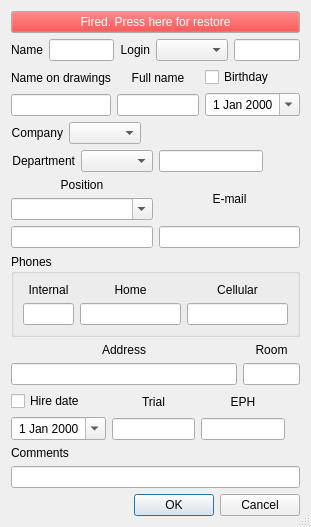
<?xml version="1.0" encoding="UTF-8"?>
<ui version="4.0">
 <class>UserPropDlg</class>
 <widget class="QDialog" name="UserPropDlg">
  <property name="geometry">
   <rect>
    <x>0</x>
    <y>0</y>
    <width>311</width>
    <height>517</height>
   </rect>
  </property>
  <property name="windowTitle">
   <string>User properties</string>
  </property>
  <property name="locale">
   <locale language="English" country="UnitedStates"/>
  </property>
  <property name="sizeGripEnabled">
   <bool>true</bool>
  </property>
  <layout class="QVBoxLayout" name="verticalLayout_12">
   <item>
    <widget class="QPushButton" name="pbFired">
     <property name="palette">
      <palette>
       <active>
        <colorrole role="Button">
         <brush brushstyle="SolidPattern">
          <color alpha="255">
           <red>255</red>
           <green>0</green>
           <blue>0</blue>
          </color>
         </brush>
        </colorrole>
        <colorrole role="ButtonText">
         <brush brushstyle="SolidPattern">
          <color alpha="255">
           <red>255</red>
           <green>255</green>
           <blue>255</blue>
          </color>
         </brush>
        </colorrole>
       </active>
       <inactive>
        <colorrole role="Button">
         <brush brushstyle="SolidPattern">
          <color alpha="255">
           <red>255</red>
           <green>0</green>
           <blue>0</blue>
          </color>
         </brush>
        </colorrole>
        <colorrole role="ButtonText">
         <brush brushstyle="SolidPattern">
          <color alpha="255">
           <red>255</red>
           <green>255</green>
           <blue>255</blue>
          </color>
         </brush>
        </colorrole>
       </inactive>
       <disabled>
        <colorrole role="Button">
         <brush brushstyle="SolidPattern">
          <color alpha="255">
           <red>255</red>
           <green>0</green>
           <blue>0</blue>
          </color>
         </brush>
        </colorrole>
        <colorrole role="ButtonText">
         <brush brushstyle="SolidPattern">
          <color alpha="255">
           <red>255</red>
           <green>255</green>
           <blue>255</blue>
          </color>
         </brush>
        </colorrole>
       </disabled>
      </palette>
     </property>
     <property name="text">
      <string>Fired. Press here for restore</string>
     </property>
    </widget>
   </item>
   <item>
    <layout class="QHBoxLayout" name="horizontalLayout_8">
     <item>
      <widget class="QLabel" name="label">
       <property name="text">
        <string>Name</string>
       </property>
       <property name="alignment">
        <set>Qt::AlignRight|Qt::AlignTrailing|Qt::AlignVCenter</set>
       </property>
      </widget>
     </item>
     <item>
      <widget class="QLineEdit" name="leName"/>
     </item>
     <item>
      <widget class="QLabel" name="label_2">
       <property name="text">
        <string>Login</string>
       </property>
       <property name="alignment">
        <set>Qt::AlignRight|Qt::AlignTrailing|Qt::AlignVCenter</set>
       </property>
      </widget>
     </item>
     <item>
      <widget class="QComboBox" name="cbLogin"/>
     </item>
     <item>
      <widget class="QLineEdit" name="leLogin">
       <property name="alignment">
        <set>Qt::AlignCenter</set>
       </property>
       <property name="readOnly">
        <bool>true</bool>
       </property>
      </widget>
     </item>
    </layout>
   </item>
   <item>
    <layout class="QHBoxLayout" name="horizontalLayout_2" stretch="4,6,3">
     <item>
      <widget class="QWidget" name="wdPlotname" native="true">
       <layout class="QVBoxLayout" name="verticalLayout_15">
        <property name="leftMargin">
         <number>0</number>
        </property>
        <property name="topMargin">
         <number>0</number>
        </property>
        <property name="rightMargin">
         <number>0</number>
        </property>
        <property name="bottomMargin">
         <number>0</number>
        </property>
        <item>
         <widget class="QLabel" name="label_3">
          <property name="text">
           <string>Name on drawings</string>
          </property>
          <property name="alignment">
           <set>Qt::AlignCenter</set>
          </property>
         </widget>
        </item>
        <item>
         <widget class="QLineEdit" name="lePlotName"/>
        </item>
       </layout>
      </widget>
     </item>
     <item>
      <layout class="QVBoxLayout" name="verticalLayout_2">
       <item>
        <widget class="QLabel" name="label_4">
         <property name="text">
          <string>Full name</string>
         </property>
         <property name="alignment">
          <set>Qt::AlignCenter</set>
         </property>
        </widget>
       </item>
       <item>
        <widget class="QLineEdit" name="leFullName"/>
       </item>
      </layout>
     </item>
     <item>
      <layout class="QVBoxLayout" name="verticalLayout_10">
       <item>
        <widget class="QRoCheckBox" name="cbBirthDay">
         <property name="text">
          <string>Birthday</string>
         </property>
        </widget>
       </item>
       <item>
        <widget class="QDateEdit" name="deBirthday">
         <property name="alignment">
          <set>Qt::AlignCenter</set>
         </property>
         <property name="calendarPopup">
          <bool>true</bool>
         </property>
        </widget>
       </item>
      </layout>
     </item>
    </layout>
   </item>
   <item>
    <widget class="QWidget" name="wdCompany" native="true">
     <layout class="QHBoxLayout" name="horizontalLayout_3">
      <property name="leftMargin">
       <number>0</number>
      </property>
      <property name="topMargin">
       <number>0</number>
      </property>
      <property name="rightMargin">
       <number>0</number>
      </property>
      <property name="bottomMargin">
       <number>0</number>
      </property>
      <item>
       <widget class="QLabel" name="label_5">
        <property name="text">
         <string>Company</string>
        </property>
        <property name="alignment">
         <set>Qt::AlignRight|Qt::AlignTrailing|Qt::AlignVCenter</set>
        </property>
       </widget>
      </item>
      <item>
       <widget class="QComboBox" name="cbCompany">
        <property name="sizeAdjustPolicy">
         <enum>QComboBox::AdjustToContents</enum>
        </property>
       </widget>
      </item>
      <item>
       <spacer name="horizontalSpacer">
        <property name="orientation">
         <enum>Qt::Horizontal</enum>
        </property>
        <property name="sizeHint" stdset="0">
         <size>
          <width>40</width>
          <height>20</height>
         </size>
        </property>
       </spacer>
      </item>
     </layout>
    </widget>
   </item>
   <item>
    <widget class="QWidget" name="wdDepartment" native="true">
     <layout class="QHBoxLayout" name="horizontalLayout_4">
      <property name="leftMargin">
       <number>0</number>
      </property>
      <property name="topMargin">
       <number>0</number>
      </property>
      <property name="rightMargin">
       <number>0</number>
      </property>
      <property name="bottomMargin">
       <number>0</number>
      </property>
      <item>
       <widget class="QLabel" name="label_6">
        <property name="text">
         <string>Department</string>
        </property>
        <property name="alignment">
         <set>Qt::AlignRight|Qt::AlignTrailing|Qt::AlignVCenter</set>
        </property>
       </widget>
      </item>
      <item>
       <widget class="QComboBox" name="cbDepartment">
        <property name="sizeAdjustPolicy">
         <enum>QComboBox::AdjustToContents</enum>
        </property>
       </widget>
      </item>
      <item>
       <widget class="QLineEdit" name="leDepartment">
        <property name="readOnly">
         <bool>true</bool>
        </property>
       </widget>
      </item>
      <item>
       <spacer name="horizontalSpacer_2">
        <property name="orientation">
         <enum>Qt::Horizontal</enum>
        </property>
        <property name="sizeHint" stdset="0">
         <size>
          <width>40</width>
          <height>20</height>
         </size>
        </property>
       </spacer>
      </item>
     </layout>
    </widget>
   </item>
   <item>
    <layout class="QHBoxLayout" name="horizontalLayout_5">
     <item>
      <layout class="QVBoxLayout" name="verticalLayout_3">
       <item>
        <widget class="QLabel" name="label_7">
         <property name="text">
          <string>Position</string>
         </property>
         <property name="alignment">
          <set>Qt::AlignCenter</set>
         </property>
        </widget>
       </item>
       <item>
        <widget class="QComboBox" name="cbPosition">
         <property name="editable">
          <bool>true</bool>
         </property>
         <property name="sizeAdjustPolicy">
          <enum>QComboBox::AdjustToContents</enum>
         </property>
        </widget>
       </item>
       <item>
        <widget class="QLineEdit" name="lePosition">
         <property name="readOnly">
          <bool>true</bool>
         </property>
        </widget>
       </item>
      </layout>
     </item>
     <item>
      <layout class="QVBoxLayout" name="verticalLayout_4">
       <item>
        <widget class="QLabel" name="label_8">
         <property name="text">
          <string>E-mail</string>
         </property>
         <property name="alignment">
          <set>Qt::AlignCenter</set>
         </property>
        </widget>
       </item>
       <item>
        <widget class="QLineEdit" name="leEMail">
         <property name="alignment">
          <set>Qt::AlignCenter</set>
         </property>
        </widget>
       </item>
      </layout>
     </item>
    </layout>
   </item>
   <item>
    <widget class="QGroupBox" name="groupBox">
     <property name="title">
      <string>Phones</string>
     </property>
     <layout class="QHBoxLayout" name="horizontalLayout_6" stretch="2,4,4">
      <item>
       <layout class="QVBoxLayout" name="verticalLayout_5">
        <item>
         <widget class="QLabel" name="label_9">
          <property name="text">
           <string>Internal</string>
          </property>
          <property name="alignment">
           <set>Qt::AlignCenter</set>
          </property>
         </widget>
        </item>
        <item>
         <widget class="QLineEdit" name="lePhone1">
          <property name="alignment">
           <set>Qt::AlignCenter</set>
          </property>
         </widget>
        </item>
       </layout>
      </item>
      <item>
       <layout class="QVBoxLayout" name="verticalLayout_6">
        <item>
         <widget class="QLabel" name="label_10">
          <property name="text">
           <string>Home</string>
          </property>
          <property name="alignment">
           <set>Qt::AlignCenter</set>
          </property>
         </widget>
        </item>
        <item>
         <widget class="QLineEdit" name="lePhone2">
          <property name="alignment">
           <set>Qt::AlignCenter</set>
          </property>
         </widget>
        </item>
       </layout>
      </item>
      <item>
       <layout class="QVBoxLayout" name="verticalLayout_7">
        <item>
         <widget class="QLabel" name="label_11">
          <property name="text">
           <string>Cellular</string>
          </property>
          <property name="alignment">
           <set>Qt::AlignCenter</set>
          </property>
         </widget>
        </item>
        <item>
         <widget class="QLineEdit" name="lePhone3">
          <property name="alignment">
           <set>Qt::AlignCenter</set>
          </property>
         </widget>
        </item>
       </layout>
      </item>
     </layout>
    </widget>
   </item>
   <item>
    <layout class="QHBoxLayout" name="horizontalLayout_7" stretch="8,2">
     <item>
      <layout class="QVBoxLayout" name="verticalLayout_8">
       <item>
        <widget class="QLabel" name="label_12">
         <property name="text">
          <string>Address</string>
         </property>
         <property name="alignment">
          <set>Qt::AlignCenter</set>
         </property>
        </widget>
       </item>
       <item>
        <widget class="QLineEdit" name="leAddress"/>
       </item>
      </layout>
     </item>
     <item>
      <layout class="QVBoxLayout" name="verticalLayout_9">
       <item>
        <widget class="QLabel" name="label_13">
         <property name="text">
          <string>Room</string>
         </property>
         <property name="alignment">
          <set>Qt::AlignCenter</set>
         </property>
        </widget>
       </item>
       <item>
        <widget class="QLineEdit" name="leRoom"/>
       </item>
      </layout>
     </item>
    </layout>
   </item>
   <item>
    <layout class="QHBoxLayout" name="horizontalLayout">
     <item>
      <widget class="QWidget" name="widHireDate" native="true">
       <layout class="QVBoxLayout" name="verticalLayout_11">
        <property name="leftMargin">
         <number>0</number>
        </property>
        <property name="topMargin">
         <number>0</number>
        </property>
        <property name="rightMargin">
         <number>0</number>
        </property>
        <property name="bottomMargin">
         <number>0</number>
        </property>
        <item>
         <widget class="QRoCheckBox" name="cbHireDate">
          <property name="text">
           <string>Hire date</string>
          </property>
         </widget>
        </item>
        <item>
         <widget class="QDateEdit" name="deHireDate">
          <property name="alignment">
           <set>Qt::AlignCenter</set>
          </property>
          <property name="calendarPopup">
           <bool>true</bool>
          </property>
         </widget>
        </item>
       </layout>
      </widget>
     </item>
     <item>
      <widget class="QWidget" name="widTrial" native="true">
       <property name="maximumSize">
        <size>
         <width>120</width>
         <height>16777215</height>
        </size>
       </property>
       <layout class="QVBoxLayout" name="verticalLayout_13">
        <property name="leftMargin">
         <number>0</number>
        </property>
        <property name="topMargin">
         <number>0</number>
        </property>
        <property name="rightMargin">
         <number>0</number>
        </property>
        <property name="bottomMargin">
         <number>0</number>
        </property>
        <item>
         <widget class="QLabel" name="label_14">
          <property name="toolTip">
           <string>Trial period, monthes</string>
          </property>
          <property name="text">
           <string>Trial</string>
          </property>
          <property name="alignment">
           <set>Qt::AlignCenter</set>
          </property>
         </widget>
        </item>
        <item>
         <widget class="QLineEdit" name="leTrial">
          <property name="toolTip">
           <string>Trial period, monthes</string>
          </property>
          <property name="alignment">
           <set>Qt::AlignCenter</set>
          </property>
         </widget>
        </item>
       </layout>
      </widget>
     </item>
     <item>
      <widget class="QWidget" name="widEPH" native="true">
       <property name="maximumSize">
        <size>
         <width>120</width>
         <height>16777215</height>
        </size>
       </property>
       <layout class="QVBoxLayout" name="verticalLayout_14">
        <property name="leftMargin">
         <number>0</number>
        </property>
        <property name="topMargin">
         <number>0</number>
        </property>
        <property name="rightMargin">
         <number>0</number>
        </property>
        <property name="bottomMargin">
         <number>0</number>
        </property>
        <item>
         <widget class="QLabel" name="label_15">
          <property name="toolTip">
           <string>Expense per hour</string>
          </property>
          <property name="text">
           <string>EPH</string>
          </property>
          <property name="alignment">
           <set>Qt::AlignCenter</set>
          </property>
         </widget>
        </item>
        <item>
         <widget class="QLineEdit" name="leEPH">
          <property name="toolTip">
           <string>Expense per hour</string>
          </property>
          <property name="alignment">
           <set>Qt::AlignCenter</set>
          </property>
         </widget>
        </item>
       </layout>
      </widget>
     </item>
     <item>
      <spacer name="horizontalSpacer_3">
       <property name="orientation">
        <enum>Qt::Horizontal</enum>
       </property>
       <property name="sizeHint" stdset="0">
        <size>
         <width>40</width>
         <height>0</height>
        </size>
       </property>
      </spacer>
     </item>
    </layout>
   </item>
   <item>
    <widget class="QLabel" name="label_16">
     <property name="text">
      <string>Comments</string>
     </property>
    </widget>
   </item>
   <item>
    <widget class="QLineEdit" name="leComments"/>
   </item>
   <item>
    <spacer name="verticalSpacer">
     <property name="orientation">
      <enum>Qt::Vertical</enum>
     </property>
     <property name="sizeHint" stdset="0">
      <size>
       <width>20</width>
       <height>40</height>
      </size>
     </property>
    </spacer>
   </item>
   <item>
    <widget class="QDialogButtonBox" name="buttonBox">
     <property name="orientation">
      <enum>Qt::Horizontal</enum>
     </property>
     <property name="standardButtons">
      <set>QDialogButtonBox::Cancel|QDialogButtonBox::Ok</set>
     </property>
    </widget>
   </item>
  </layout>
 </widget>
 <customwidgets>
  <customwidget>
   <class>QRoCheckBox</class>
   <extends>QCheckBox</extends>
   <header>../VProject/QRoCheckBox.h</header>
  </customwidget>
 </customwidgets>
 <resources/>
 <connections>
  <connection>
   <sender>buttonBox</sender>
   <signal>accepted()</signal>
   <receiver>UserPropDlg</receiver>
   <slot>Accept()</slot>
   <hints>
    <hint type="sourcelabel">
     <x>248</x>
     <y>254</y>
    </hint>
    <hint type="destinationlabel">
     <x>157</x>
     <y>274</y>
    </hint>
   </hints>
  </connection>
  <connection>
   <sender>buttonBox</sender>
   <signal>rejected()</signal>
   <receiver>UserPropDlg</receiver>
   <slot>reject()</slot>
   <hints>
    <hint type="sourcelabel">
     <x>316</x>
     <y>260</y>
    </hint>
    <hint type="destinationlabel">
     <x>286</x>
     <y>274</y>
    </hint>
   </hints>
  </connection>
 </connections>
 <slots>
  <slot>Accept()</slot>
 </slots>
</ui>
